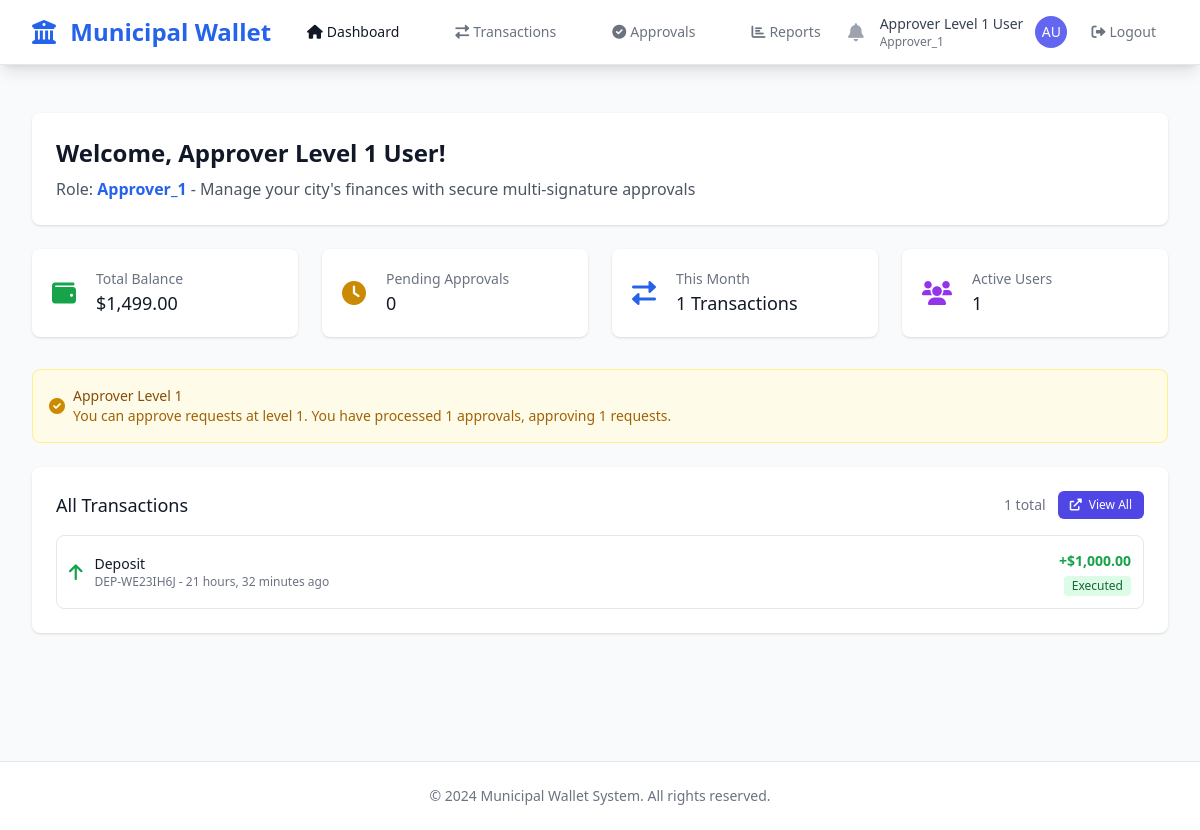
Page /dashboard/ (signed in) on the earlier database version.
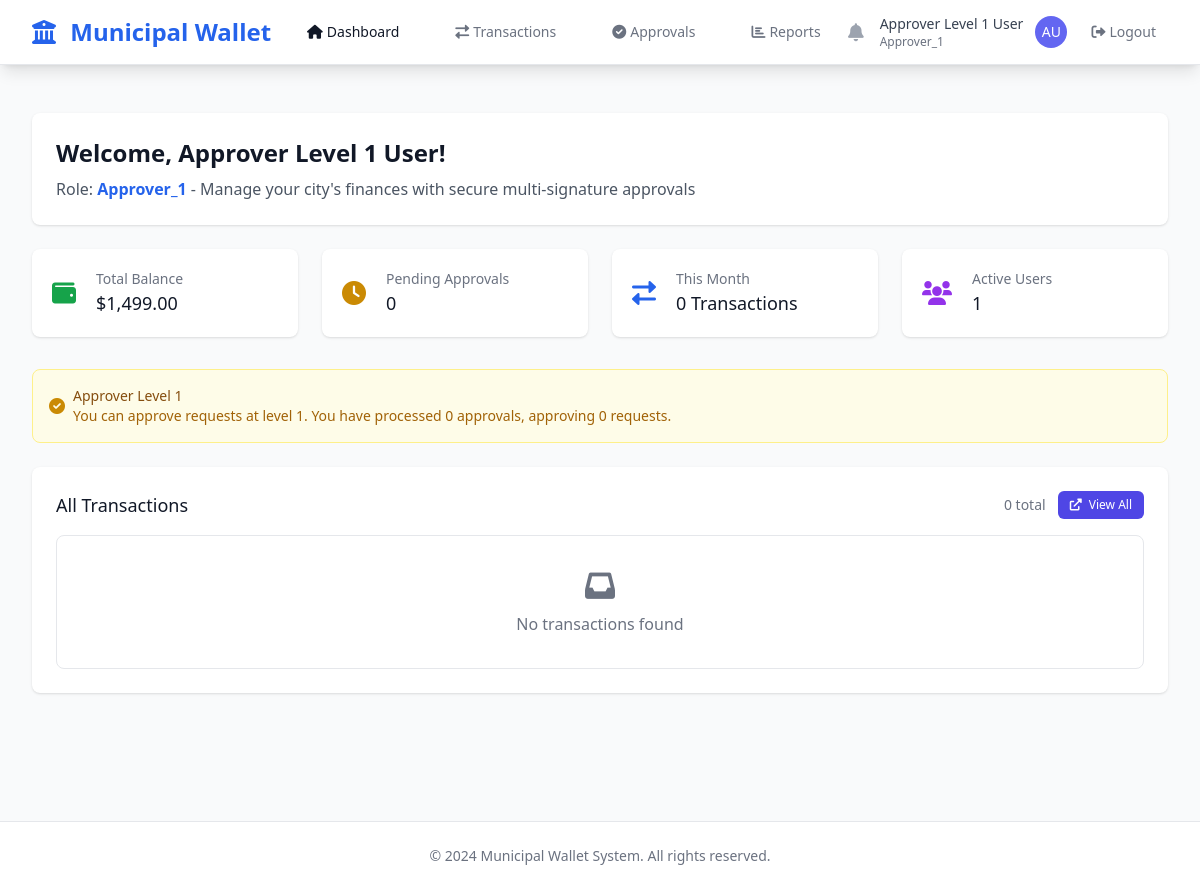
Same page on the later database version.
### apps/transactions/models.py (models this page shows, shortened)
class Transaction(models.Model):
    TRANSACTION_TYPE_CHOICES = [
        ('DEPOSIT', 'Deposit'),
        ('WITHDRAWAL', 'Withdrawal'),
    ]
    STATUS_CHOICES = [
        ('PENDING', 'Pending'),
        ('APPROVED', 'Approved'),
        ('REJECTED', 'Rejected'),
        ('EXECUTED', 'Executed'),
        ('CANCELLED', 'Cancelled'),
    ]
    id = models.UUIDField(primary_key=True, default=uuid.uuid4, editable=False)
    account = models.ForeignKey('cities.Account', on_delete=models.CASCADE, related_name='transactions')
    city = models.ForeignKey('cities.City', on_delete=models.CASCADE, related_name='transactions')
    created_by = models.ForeignKey('accounts.User', on_delete=models.CASCADE, related_name='created_transactions')
    type = models.CharField(max_length=10, choices=TRANSACTION_TYPE_CHOICES)
    amount = models.DecimalField(max_digits=15, decimal_places=2, validators=[MinValueValidator(0.01)])
    description = models.TextField()
    status = models.CharField(max_length=10, choices=STATUS_CHOICES, default='PENDING')
    reference = models.CharField(max_length=50, unique=True, blank=True)
    depositor_name = models.CharField(max_length=255, blank=True, null=True, help_text="Name of the person making the deposit")
    depositor_phone = models.CharField(max_length=20, blank=True, null=True, help_text="Phone number of the depositor")
    metadata = models.JSONField(default=dict, blank=True)
    created_at = models.DateTimeField(auto_now_add=True)
    updated_at = models.DateTimeField(auto_now=True)
    executed_at = models.DateTimeField(null=True, blank=True)
    class Meta:
        db_table = 'transactions'
        verbose_name = 'Transaction'
        verbose_name_plural = 'Transactions'
        ordering = ['-created_at']

### apps/dashboard/views.py (the view, shortened to what this page needs)
# urls.py: path('dashboard/', views.dashboard_view, name='dashboard'),
@login_required
def dashboard_view(request):
    from apps.transactions.models import Transaction
    from apps.cities.models import Account
    from apps.approvals.models import RequestApproval
    from django.db.models import Sum, Count, Q
    from django.utils import timezone
    from datetime import datetime, timedelta
    user_city = request.user.city if hasattr(request.user, 'city') else None
    transactions_qs = get_user_visible_transactions(request.user)
    total_balance = Account.objects.filter(city=user_city).aggregate(
        total=Sum('balance')
    )['total'] or Decimal('0.00')
    pending_approvals = []
    if request.user.can_approve_requests():
        pending_approvals = RequestApproval.objects.filter(
            approver=request.user,
            status='PENDING'
        ).select_related('transaction', 'transaction__account', 'transaction__city', 'transaction__created_by')
    this_month_start = timezone.now().replace(day=1, hour=0, minute=0, second=0, microsecond=0)
    this_month_transactions = transactions_qs.filter(created_at__gte=this_month_start).count()
    all_transactions = transactions_qs.order_by('-created_at')
    role_data = {
        'can_create_requests': request.user.can_create_requests(),
        'can_approve_requests': request.user.can_approve_requests(),
    }
    if role_data['can_approve_requests']:
        role_data['approval_level'] = request.user.get_approval_level()
        role_data['my_approvals'] = RequestApproval.objects.filter(approver=request.user).count()
        role_data['my_approved_count'] = RequestApproval.objects.filter(approver=request.user, status='APPROVED').count()
    if role_data['can_create_requests']:
        role_data['my_transactions'] = transactions_qs.filter(created_by=request.user).count()
        role_data['pending_my_transactions'] = transactions_qs.filter(created_by=request.user, status='PENDING').count()
    admin_data = {}
    context = {
        'user_name': request.user.full_name,
        'user_role': request.user.role,
        'stats': {
            'total_balance': total_balance,
            'pending_approvals': len(pending_approvals),
            'this_month_transactions': this_month_transactions,
            'active_users': 1,  # For now, just show 1
        },
        'all_transactions': all_transactions,
        'pending_approvals': pending_approvals,
        'role_data': role_data,
        'admin_data': admin_data,
    }
    return render(request, 'index.html', context)

### apps/accounts/models.py (called while the page is built)
    @property
    def full_name(self):
        return f"{self.first_name} {self.last_name}"

    def can_create_requests(self):
        return self.role == 'INITIATOR'

    def can_approve_requests(self):
        return self.role in ['APPROVER_1', 'APPROVER_2', 'APPROVER_3', 'APPROVER_4', 'APPROVER_5']

    def get_approval_level(self):
        if self.role == 'APPROVER_1':
            return 1
        elif self.role == 'APPROVER_2':
            return 2
        elif self.role == 'APPROVER_3':
            return 3
        elif self.role == 'APPROVER_4':
            return 4
        elif self.role == 'APPROVER_5':
            return 5
        return None

### templates/index.html (shortened to what the changed rows need)
{% extends 'base.html' %}
{% load humanize %}
{% block content %}
<div class="px-4 py-6 sm:px-0">
    <div class="bg-white overflow-hidden shadow rounded-lg mb-6">
        <div class="px-4 py-5 sm:p-6">
            <h1 class="text-2xl font-bold text-gray-900 mb-2">Welcome, {{ user_name }}!</h1>
        </div>
    </div>
    <div class="grid grid-cols-1 md:grid-cols-2 lg:grid-cols-4 gap-6 mb-8">
        <div class="bg-white overflow-hidden shadow rounded-lg">
            <div class="p-5">
                <div class="flex items-center">
                    <div class="ml-5 w-0 flex-1">
                        <dl>
                            <dt class="text-sm font-medium text-gray-500 truncate">This Month</dt>
                            <dd class="text-lg font-medium text-gray-900">{{ stats.this_month_transactions }} Transactions</dd>
                        </dl>
                    </div>
                </div>
            </div>
        </div>
    </div>
    {% if role_data.can_approve_requests %}
    <div class="bg-yellow-50 border border-yellow-200 rounded-lg p-4 mb-6">
        <div class="flex items-center">
            <i class="fas fa-check-circle text-yellow-600 mr-2"></i>
            <div>
                <h3 class="text-sm font-medium text-yellow-800">Approver Level {{ role_data.approval_level }}</h3>
                <p class="text-sm text-yellow-700">You can approve requests at level {{ role_data.approval_level }}. You have processed {{ role_data.my_approvals }} approvals, approving {{ role_data.my_approved_count }} requests.</p>
            </div>
        </div>
    </div>
    {% endif %}
    <div class="bg-white shadow rounded-lg mb-8">
            <div class="px-4 py-5 sm:p-6">
                <div class="flex justify-between items-center mb-4">
                    <div class="flex items-center space-x-3">
                        <span class="text-sm text-gray-500">{{ all_transactions|length }} total</span>
                        <a href="{% url 'transactions_list' %}" class="bg-indigo-600 hover:bg-indigo-700 text-white text-xs font-medium py-1.5 px-3 rounded-md transition duration-150 ease-in-out">
                            <i class="fas fa-external-link-alt mr-1"></i>
                            View All
                        </a>
                    </div>
                </div>
                <div class="max-h-96 overflow-y-auto border border-gray-200 rounded-lg">
                    <div class="space-y-0">
                        {% for transaction in all_transactions %}
                        <a href="{% url 'transaction_detail' transaction.id %}" class="flex items-center justify-between py-3 px-3 hover:bg-gray-50 transition duration-150 ease-in-out {% if not forloop.last %}border-b border-gray-200{% endif %}">
                            <div class="flex items-center">
                                {% if transaction.type == 'DEPOSIT' %}
                                    <i class="fas fa-arrow-up text-green-600 mr-3 text-lg"></i>
                                {% else %}
                                    <i class="fas fa-arrow-down text-red-600 mr-3 text-lg"></i>
                                {% endif %}
                                <div>
                                    <p class="text-sm font-medium text-gray-900">{{ transaction.type|title }}</p>
                                    <p class="text-xs text-gray-500">{{ transaction.reference }} - {{ transaction.created_at|timesince }} ago</p>
                                </div>
                            </div>
                            <div class="text-right">
                                {% if transaction.type == 'DEPOSIT' %}
                                    <span class="text-green-600 font-semibold text-sm">+${{ transaction.amount|floatformat:2|intcomma }}</span>
                                {% else %}
                                    <span class="text-red-600 font-semibold text-sm">-${{ transaction.amount|floatformat:2|intcomma }}</span>
                                {% endif %}
                                <div class="text-xs text-gray-500 mt-1">
                                    {% if transaction.status == 'PENDING' %}
                                        <span class="inline-flex items-center px-2 py-0.5 rounded text-xs font-medium bg-yellow-100 text-yellow-800">Pending</span>
                                    {% elif transaction.status == 'APPROVED' %}
                                        <span class="inline-flex items-center px-2 py-0.5 rounded text-xs font-medium bg-blue-100 text-blue-800">Approved</span>
                                    {% elif transaction.status == 'EXECUTED' %}
                                        <span class="inline-flex items-center px-2 py-0.5 rounded text-xs font-medium bg-green-100 text-green-800">Executed</span>
                                    {% elif transaction.status == 'REJECTED' %}
                                        <span class="inline-flex items-center px-2 py-0.5 rounded text-xs font-medium bg-red-100 text-red-800">Rejected</span>
                                    {% endif %}
                                </div>
                            </div>
                        </a>
                        {% empty %}
                        <div class="text-center py-8 text-gray-500">
                            <i class="fas fa-inbox text-3xl mb-2"></i>
                            <p>No transactions found</p>
                        </div>
                        {% endfor %}
                    </div>
                </div>
            </div>
        </div>
    </div>
{% endblock %}

Differences in the rows shown:
removed Transaction: status "Executed"
Other differences:
{{ stats.this_month_transactions }}: "1" → "0"
{{ role_data.my_approvals }}: "1" → "0"
{{ role_data.my_approved_count }}: "1" → "0"
{{ all_transactions|length }}: "1" → "0"
text now shown: "No transactions found"
